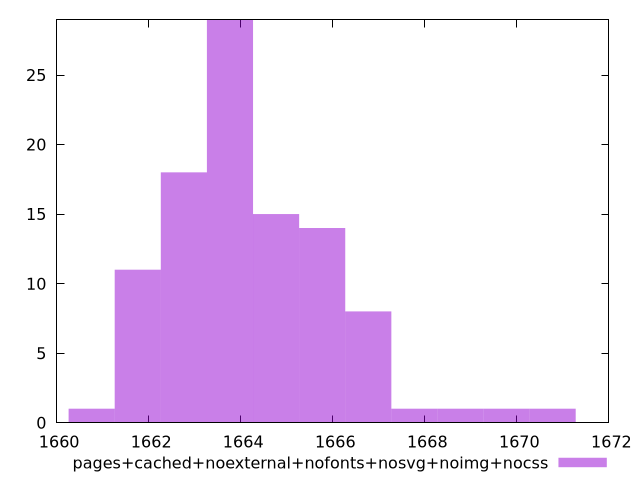

This figure's gnuplot source:
$_pagesCachedNoexternalNofontsNosvgNoimgNocss <<EOF
1662.7648866653258 18
1663.7665522597026 29
1666.7715490428327 8
1664.7682178540792 15
1665.769883448456 14
1668.7748802315862 1
1670.7782114203394 1
1661.7632210709492 11
1667.7732146372093 1
1660.7615554765725 1
1669.7765458259628 1
EOF
set key outside below
set terminal pngcairo
set output "report_00006_2020-11-02T20-21-41.718Z/first-contentful-paint/pages+cached+noexternal+nofonts+nosvg+noimg+nocss//raw_hist.png"
set yrange [0:29]
set boxwidth 1.0016655943767023
set style fill transparent solid 0.5 noborder
plot $_pagesCachedNoexternalNofontsNosvgNoimgNocss title "pages+cached+noexternal+nofonts+nosvg+noimg+nocss" with boxes ,
